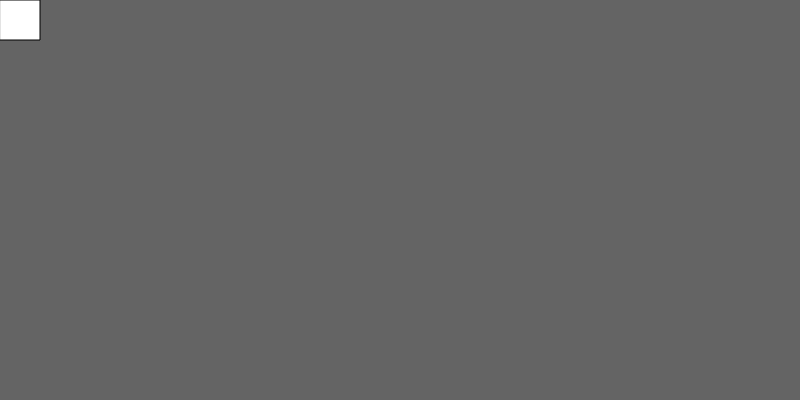
Frame 1 (no input)
Frame 60 (no input): identical to frame 1, image omitted
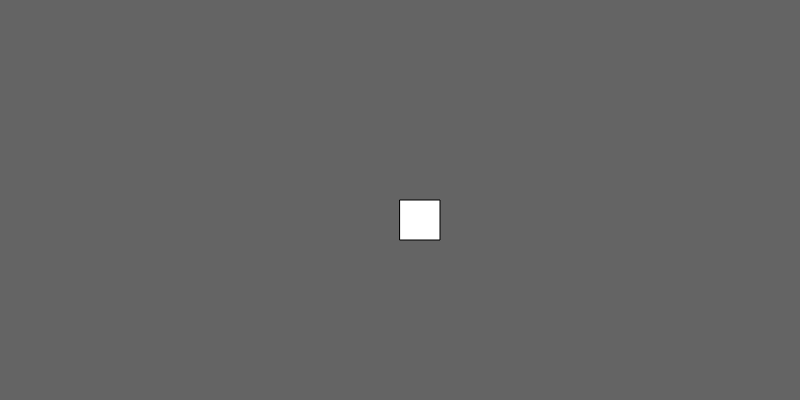
Frame 120 (the mouse pressed at the canvas centre since frame 60)

The p5.js sketch that drew these frames (run headless with seeded random() and noise() and a simulated clock; from frame 60 on, the mouse is pressed at the canvas centre):

// p5.js sketch
// ── sketch.js
function setup() {
    createCanvas(800, 400);
}

function draw() {
    background(100);
    rect(mouseX,mouseY,40,40);
}
